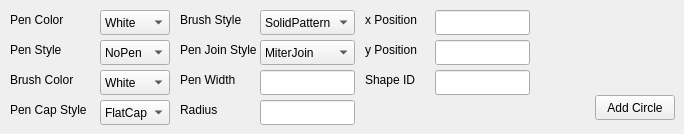
    <widget class="QWidget" name="Circle">
     <attribute name="title">
      <string>Circle</string>
     </attribute>
     <widget class="QLabel" name="CBrushColorLabel">
      <property name="geometry">
       <rect>
        <x>10</x>
        <y>70</y>
        <width>80</width>
        <height>20</height>
       </rect>
      </property>
      <property name="text">
       <string>Brush Color</string>
      </property>
     </widget>
     <widget class="QComboBox" name="CPenJoinStyles">
      <property name="geometry">
       <rect>
        <x>260</x>
        <y>40</y>
        <width>95</width>
        <height>25</height>
       </rect>
      </property>
      <item>
       <property name="text">
        <string>MiterJoin</string>
       </property>
      </item>
      <item>
       <property name="text">
        <string>BevelJoin</string>
       </property>
      </item>
      <item>
       <property name="text">
        <string>RoundJoin</string>
       </property>
      </item>
     </widget>
     <widget class="QLabel" name="CPenJoinStyleLabel">
      <property name="geometry">
       <rect>
        <x>180</x>
        <y>40</y>
        <width>80</width>
        <height>20</height>
       </rect>
      </property>
      <property name="text">
       <string>Pen Join Style</string>
      </property>
     </widget>
     <widget class="QLabel" name="CPenColorLabel">
      <property name="geometry">
       <rect>
        <x>10</x>
        <y>10</y>
        <width>80</width>
        <height>20</height>
       </rect>
      </property>
      <property name="text">
       <string>Pen Color</string>
      </property>
     </widget>
     <widget class="QComboBox" name="CPenColors">
      <property name="geometry">
       <rect>
        <x>100</x>
        <y>10</y>
        <width>70</width>
        <height>25</height>
       </rect>
      </property>
      <item>
       <property name="text">
        <string>White</string>
       </property>
      </item>
      <item>
       <property name="text">
        <string>Black</string>
       </property>
      </item>
      <item>
       <property name="text">
        <string>Red</string>
       </property>
      </item>
      <item>
       <property name="text">
        <string>Green</string>
       </property>
      </item>
      <item>
       <property name="text">
        <string>Blue</string>
       </property>
      </item>
      <item>
       <property name="text">
        <string>Cyan</string>
       </property>
      </item>
      <item>
       <property name="text">
        <string>Magenta</string>
       </property>
      </item>
      <item>
       <property name="text">
        <string>Yellow</string>
       </property>
      </item>
      <item>
       <property name="text">
        <string>Gray</string>
       </property>
      </item>
     </widget>
     <widget class="QLineEdit" name="CShapeID">
      <property name="geometry">
       <rect>
        <x>435</x>
        <y>70</y>
        <width>95</width>
        <height>25</height>
       </rect>
      </property>
     </widget>
     <widget class="QComboBox" name="CPenCapStyles">
      <property name="geometry">
       <rect>
        <x>100</x>
        <y>100</y>
        <width>70</width>
        <height>25</height>
       </rect>
      </property>
      <item>
       <property name="text">
        <string>FlatCap</string>
       </property>
      </item>
      <item>
       <property name="text">
        <string>SquareCap</string>
       </property>
      </item>
      <item>
       <property name="text">
        <string>RoundCap</string>
       </property>
      </item>
     </widget>
     <widget class="QLineEdit" name="CPenWidth">
      <property name="geometry">
       <rect>
        <x>260</x>
        <y>70</y>
        <width>95</width>
        <height>25</height>
       </rect>
      </property>
     </widget>
     <widget class="QLabel" name="CPenStyleLabel">
      <property name="geometry">
       <rect>
        <x>10</x>
        <y>40</y>
        <width>80</width>
        <height>20</height>
       </rect>
      </property>
      <property name="text">
       <string>Pen Style</string>
      </property>
     </widget>
     <widget class="QLabel" name="CShapeLabel">
      <property name="geometry">
       <rect>
        <x>365</x>
        <y>70</y>
        <width>55</width>
        <height>20</height>
       </rect>
      </property>
      <property name="text">
       <string>Shape ID</string>
      </property>
     </widget>
     <widget class="QLabel" name="CBrushStyleLabel">
      <property name="geometry">
       <rect>
        <x>180</x>
        <y>10</y>
        <width>80</width>
        <height>20</height>
       </rect>
      </property>
      <property name="text">
       <string>Brush Style</string>
      </property>
     </widget>
     <widget class="QComboBox" name="CBrushStyles">
      <property name="geometry">
       <rect>
        <x>260</x>
        <y>10</y>
        <width>95</width>
        <height>25</height>
       </rect>
      </property>
      <item>
       <property name="text">
        <string>SolidPattern</string>
       </property>
      </item>
      <item>
       <property name="text">
        <string>HorPattern</string>
       </property>
      </item>
      <item>
       <property name="text">
        <string>VerPattern</string>
       </property>
      </item>
      <item>
       <property name="text">
        <string>NoBrush</string>
       </property>
      </item>
     </widget>
     <widget class="QLabel" name="CPenWidthLabel">
      <property name="geometry">
       <rect>
        <x>180</x>
        <y>70</y>
        <width>80</width>
        <height>20</height>
       </rect>
      </property>
      <property name="text">
       <string>Pen Width</string>
      </property>
     </widget>
     <widget class="QComboBox" name="CPenStyles">
      <property name="geometry">
       <rect>
        <x>100</x>
        <y>40</y>
        <width>70</width>
        <height>25</height>
       </rect>
      </property>
      <item>
       <property name="text">
        <string>NoPen</string>
       </property>
      </item>
      <item>
       <property name="text">
        <string>SolidLine</string>
       </property>
      </item>
      <item>
       <property name="text">
        <string>DashLine</string>
       </property>
      </item>
      <item>
       <property name="text">
        <string>DotLine</string>
       </property>
      </item>
      <item>
       <property name="text">
        <string>DashDotLine</string>
       </property>
      </item>
      <item>
       <property name="text">
        <string>DashDotDotLine</string>
       </property>
      </item>
     </widget>
     <widget class="QLabel" name="CPenCapStyleLabel">
      <property name="geometry">
       <rect>
        <x>10</x>
        <y>100</y>
        <width>80</width>
        <height>20</height>
       </rect>
      </property>
      <property name="text">
       <string>Pen Cap Style</string>
      </property>
     </widget>
     <widget class="QLabel" name="CyLabel">
      <property name="geometry">
       <rect>
        <x>365</x>
        <y>40</y>
        <width>55</width>
        <height>20</height>
       </rect>
      </property>
      <property name="text">
       <string>y Position</string>
      </property>
     </widget>
     <widget class="QLabel" name="CxLabel">
      <property name="geometry">
       <rect>
        <x>365</x>
        <y>10</y>
        <width>55</width>
        <height>20</height>
       </rect>
      </property>
      <property name="text">
       <string>x Position</string>
      </property>
     </widget>
     <widget class="QLineEdit" name="CyData">
      <property name="geometry">
       <rect>
        <x>435</x>
        <y>40</y>
        <width>95</width>
        <height>25</height>
       </rect>
      </property>
     </widget>
     <widget class="QLineEdit" name="CxData">
      <property name="geometry">
       <rect>
        <x>435</x>
        <y>10</y>
        <width>95</width>
        <height>25</height>
       </rect>
      </property>
     </widget>
     <widget class="QLabel" name="CRadiusLabel">
      <property name="geometry">
       <rect>
        <x>180</x>
        <y>100</y>
        <width>80</width>
        <height>20</height>
       </rect>
      </property>
      <property name="text">
       <string>Radius</string>
      </property>
     </widget>
     <widget class="QLineEdit" name="CRadiusInput">
      <property name="geometry">
       <rect>
        <x>260</x>
        <y>100</y>
        <width>95</width>
        <height>25</height>
       </rect>
      </property>
     </widget>
     <widget class="QPushButton" name="CAddCircle">
      <property name="geometry">
       <rect>
        <x>595</x>
        <y>95</y>
        <width>80</width>
        <height>25</height>
       </rect>
      </property>
      <property name="text">
       <string>Add Circle</string>
      </property>
     </widget>
     <widget class="QComboBox" name="CBrushColors">
      <property name="geometry">
       <rect>
        <x>100</x>
        <y>70</y>
        <width>70</width>
        <height>25</height>
       </rect>
      </property>
      <item>
       <property name="text">
        <string>White</string>
       </property>
      </item>
      <item>
       <property name="text">
        <string>Black</string>
       </property>
      </item>
      <item>
       <property name="text">
        <string>Red</string>
       </property>
      </item>
      <item>
       <property name="text">
        <string>Green</string>
       </property>
      </item>
      <item>
       <property name="text">
        <string>Blue</string>
       </property>
      </item>
      <item>
       <property name="text">
        <string>Cyan</string>
       </property>
      </item>
      <item>
       <property name="text">
        <string>Magenta</string>
       </property>
      </item>
      <item>
       <property name="text">
        <string>Yellow</string>
       </property>
      </item>
      <item>
       <property name="text">
        <string>Gray</string>
       </property>
      </item>
     </widget>
    </widget>
